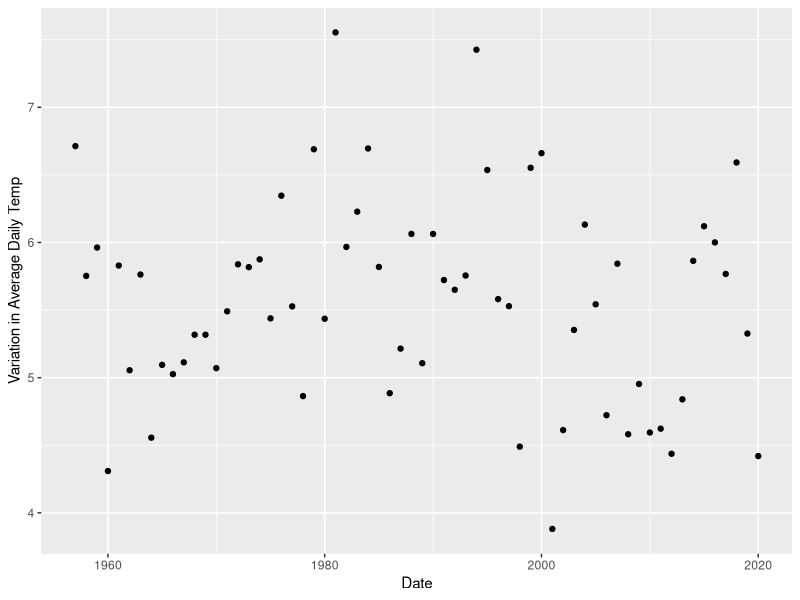
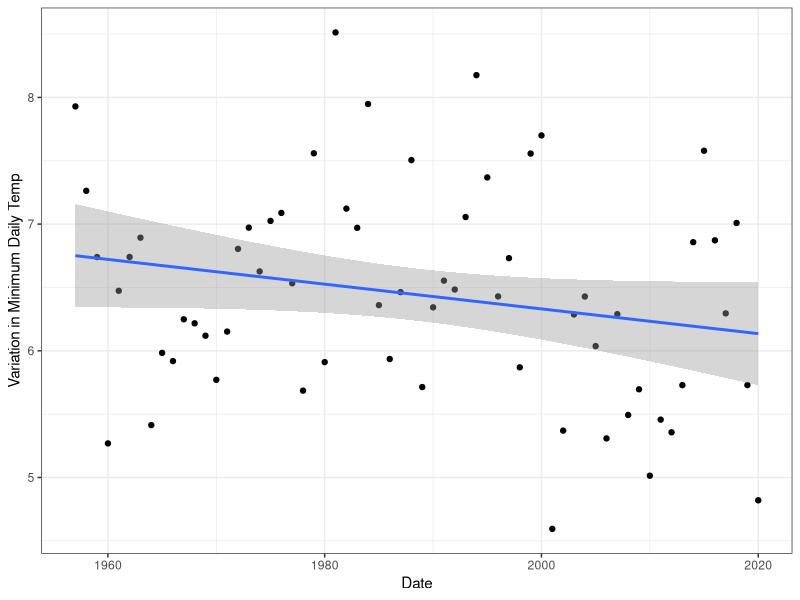
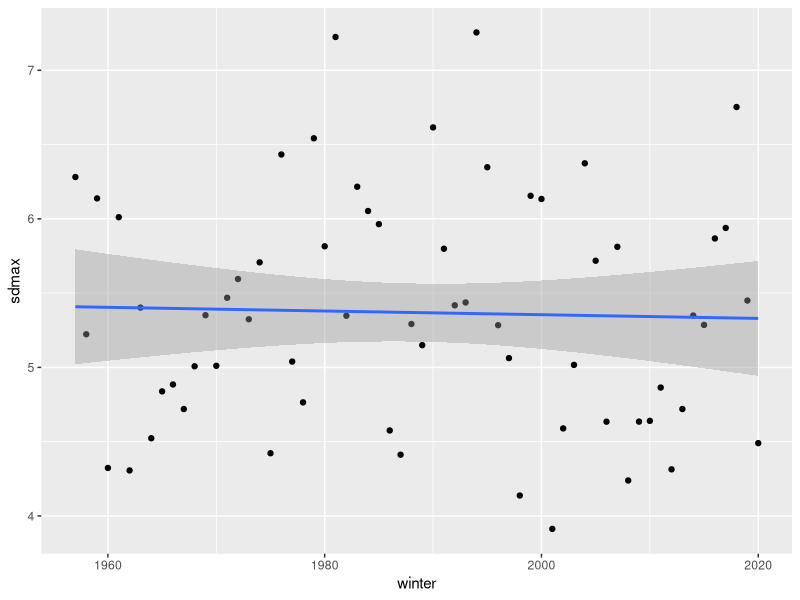
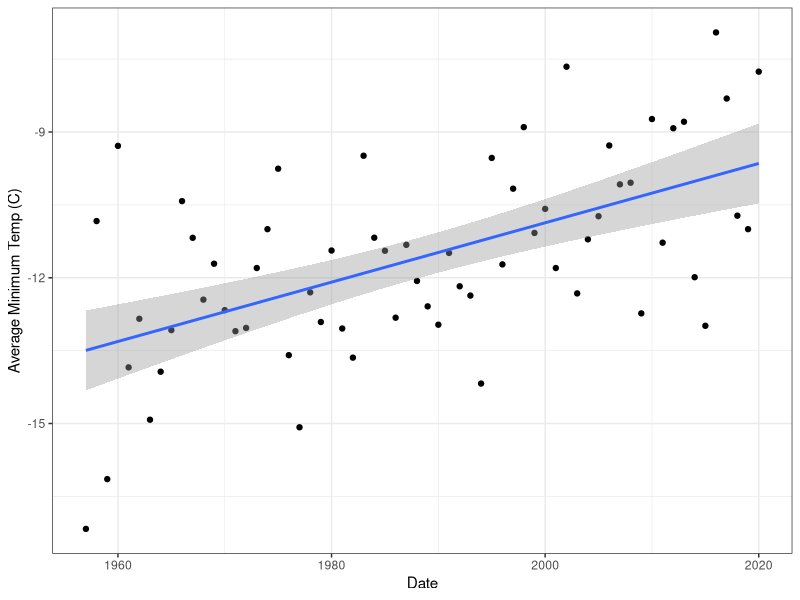
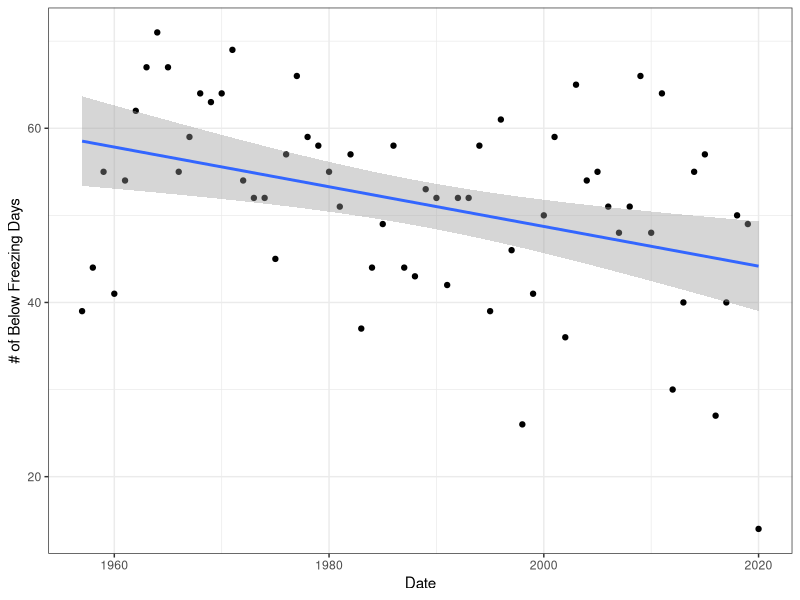

Generate these figures, in order, with R:
# Sage Wentzell-Brehme
# December 9, 2020
# BISC/ES 307 Final Project

# Comparing winter climate data btwn Harvard Forest and Hubbard Brook

# load libraries
library(tidyverse)
library(lubridate)


# set working directory
setwd("~/Wellesley/Year 4/Bisc_307/Final/BISC_ES_307_Final")

#Hubbard Brook Data
HB_temp <- read.csv("data/HBEF_air_temp_daily_1957-2019.csv")

#summarize the data
summary(HB_temp)
table(HB_temp$STA)

#assign the date column to a date variable format
HB_temp$date <- as.Date(HB_temp$date)

#add a month column
HB_temp <- mutate(HB_temp, month = format(date, "%m"), 
                    year = year(date))

#subset the data to only look at the winter months - Dec, Jan, Feb
list_of_values <- c("01", "02", "12")
HBwinter <- HB_temp %>%
  filter(month %in% list_of_values)


#filter to just the temp data from the HQ or Headquarters plot
#create a new column for winter (ex: Dec 2018-Feb 2019 = winter 2019)
HBwinter <-  HBwinter %>%
  mutate(HBwinter, winter = ifelse(month == "12", year + 1, year))%>%
  filter(STA=="HQ")

#HBwinter$winter <- as.numeric(HBwinter$winter)
#HBwinter$winter[HBwinter$month== "12"] <- HBwinter$year + 1
  #  mutate(HBwinter, winter = year)

#summarize the data by winter to look at the number of days that stay below freezing
#or have a maximum temp below 0 degrees Celsius
cold <- HBwinter %>%
  group_by(winter)%>%
  summarize(below = sum(MAX<=0))


#summarize data by winter to look at average temp and variation
#including average, maximum, and minimum daily temps
HBsum <- HBwinter %>%
  group_by(winter) %>%
  summarize(mean = mean(AVE),
            sdave = sd(AVE),
            minmean = mean(MIN), 
            sdmin = sd(MIN), 
            maxmean = mean(MAX), 
            sdmax = sd(MAX))

# plotting variation in average daily temp over each winter
ggplot(data = HBsum) + 
  geom_point(mapping = aes(x = winter, y = sdave)) +
  labs(x = "Date", y = "Variation in Average Daily Temp")

# plotting variation in minimum daily temp over each winter
ggplot(data = HBsum, mapping = aes(x = winter, y = sdmin)) + 
  geom_point() +
  geom_smooth(method=lm)+
  labs(x = "Date", y = "Variation in Minimum Daily Temp")+
  theme_bw()

#The format for the lm() function is y-variable ~ x-variable
lm1 <- lm(sdmin ~ winter, data=HBsum)
summary(lm1)

# plotting variation in max daily temp over each winter
ggplot(data = HBsum, mapping = aes(x = winter, y = sdmax)) + 
  geom_point() +
  geom_smooth(method=lm)

lm3 <- lm(sdave ~ winter, data=HBsum)
summary(lm3)
  
# plot the winter average daily minimum temp by year  
ggplot(data = HBsum, mapping = aes(x = winter, y = minmean)) + 
  geom_point()+
  geom_smooth(method=lm)+
  labs(x = "Date", y = "Average Minimum Temp (C)") +
  theme_bw()

lm1 <- lm(minmean ~ winter, data=HBsum)
summary(lm1)

# plot the number of days below freezing (0 degrees Celsius) each winter
ggplot(data = cold, mapping = aes(x = winter, y=below)) + 
  geom_point()+
  geom_smooth(method=lm)+
  labs(x = "Date", y = "# of Below Freezing Days") +
  theme_bw()

lm2 <- lm(below ~ winter, data=cold)
summary(lm2)
summary(HB_temp)

